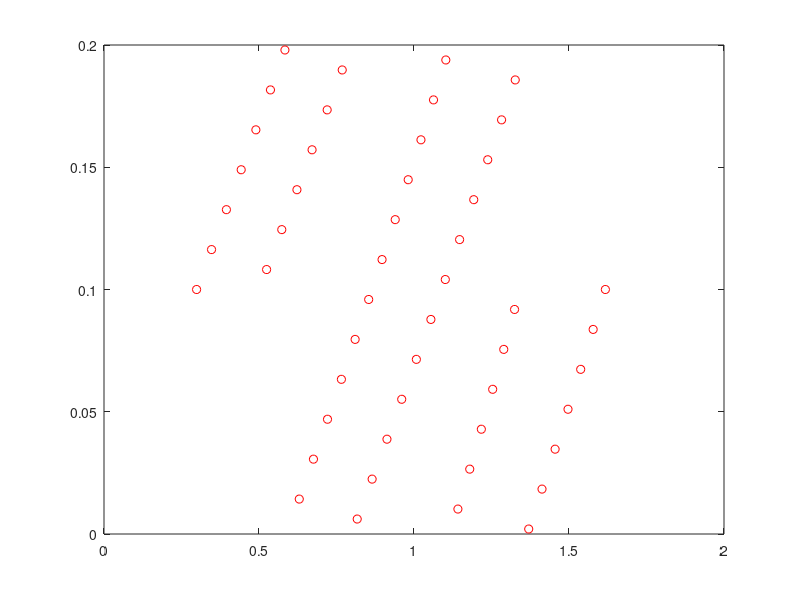

This figure's MATLAB source:


x= [1.61735609  1.14708606  0.62985757  1.02244834  0.89692834  0.72098241 ...
  1.10264897  0.96035502  0.53696099  0.8167774   1.05450233  0.44254952 ...
  0.52448907  0.86490631  1.25379514  0.98127773  1.00760788  1.28247311 ...
  0.67565723  1.5779016   1.37004729  1.53770697  1.19271144  0.93942866 ...
  0.39485775  1.3265485   0.85380467  1.10100578  0.29866933  0.4899283 ...
  0.62235834  0.67117995  0.91277673  0.58361486  0.57344981  0.71987997 ...
  1.21722428  1.28951884  1.3243747   1.45519986  1.062914    1.2378507 ...
  1.41294052  1.49679766  0.7658022   0.34688645  1.17982785  0.76842391 ...
  1.14162831  0.81008622];
  
  
  y = [0.1         0.12040816  0.01428571  0.16122449  0.1122449   0.04693878 ...
  0.19387755  0.05510204  0.18163265  0.00612245  0.0877551   0.14897959 ...
  0.10816327  0.02244898  0.05918367  0.14489796  0.07142857  0.16938776 ...
  0.03061224  0.08367347  0.00204082  0.06734694  0.13673469  0.12857143 ...
  0.13265306  0.18571429  0.09591837  0.10408163  0.1         0.16530612 ...
  0.14081633  0.15714286  0.03877551  0.19795918  0.1244898   0.17346939 ...
  0.04285714  0.0755102   0.09183673  0.03469388  0.17755102  0.15306122 ...
  0.01836735  0.05102041  0.06326531  0.11632653  0.02653061  0.18979592 ...
  0.01020408  0.07959184];

plot(x,y,'ro'); shg